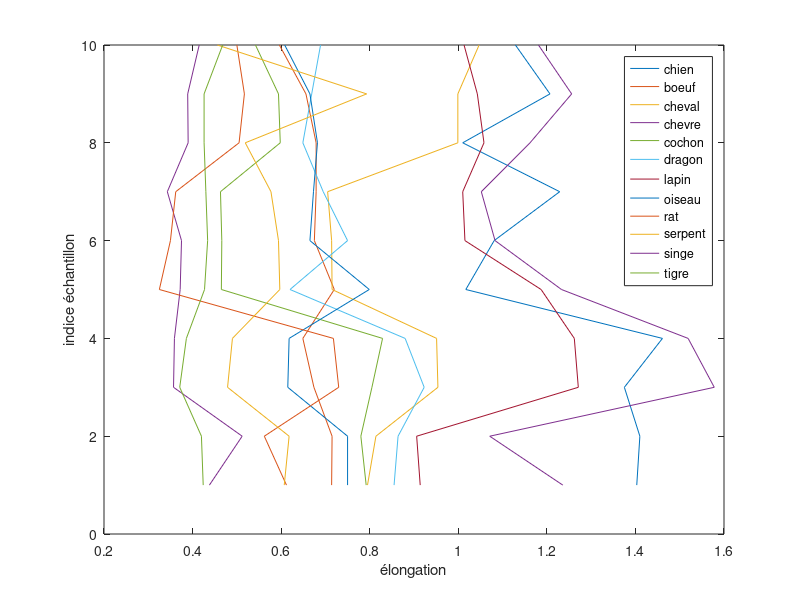
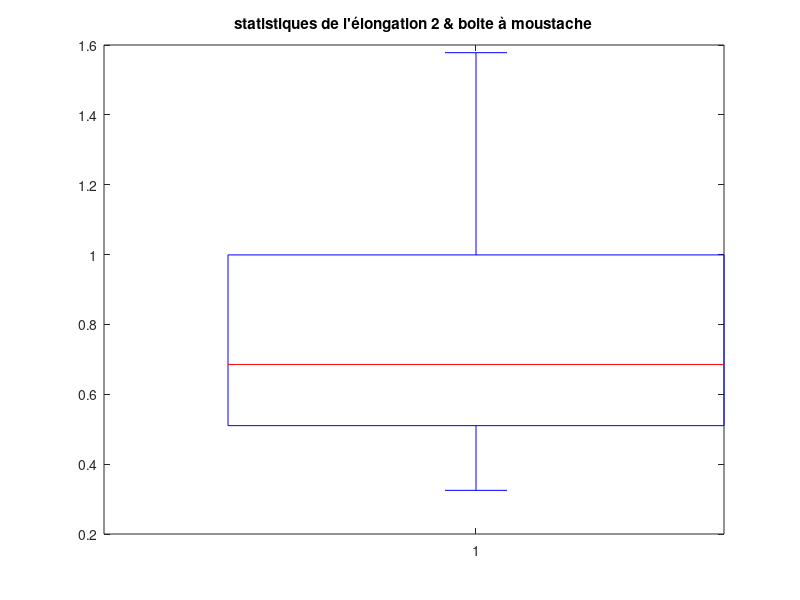
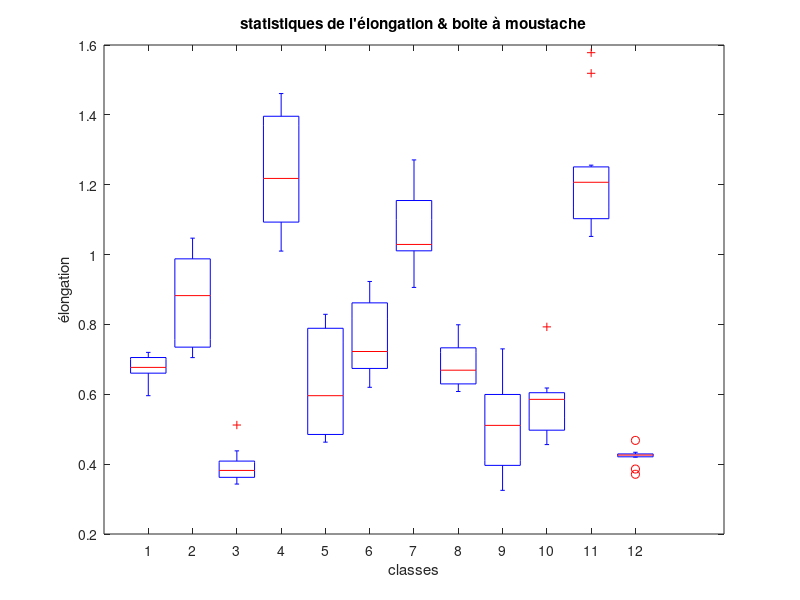

Here is the MATLAB script that generated these plots, in order:
close all;clear vars;

%% Data

chien = [1.403, 1.410, 1.375, 1.461, 1.017, 1.081, 1.229, 1.010, 1.207, 1.129];
boeuf = [0.714, 0.715, 0.674, 0.649, 0.720, 0.675, 0.679, 0.679, 0.656, 0.596];
cheval = [0.795, 0.814, 0.954, 0.951, 0.715, 0.714, 0.705, 0.999, 0.999, 1.047];
chevre = [0.438, 0.512, 0.357, 0.359, 0.372, 0.375, 0.343, 0.390, 0.389, 0.415];
cochon = [0.792, 0.780, 0.805, 0.829, 0.465, 0.466, 0.463, 0.598, 0.594, 0.542];
dragon = [0.855, 0.864, 0.923, 0.880, 0.620, 0.750, 0.695, 0.649, 0.669, 0.689];
lapin = [0.914, 0.906, 1.271, 1.262, 1.187, 1.015, 1.010, 1.058, 1.043, 1.013];
oiseau = [0.750, 0.750, 0.615, 0.618, 0.799, 0.665, 0.673, 0.682, 0.665, 0.608];
rat = [0.612, 0.562, 0.730, 0.718, 0.325, 0.350, 0.362, 0.505, 0.517, 0.500];
serpent = [0.607, 0.618, 0.479, 0.490, 0.597, 0.594, 0.577, 0.519, 0.793, 0.456];
singe = [1.236, 1.071, 1.578, 1.519, 1.233, 1.083, 1.052, 1.162, 1.256, 1.181];
tigre = [0.424, 0.420, 0.371, 0.386, 0.427, 0.434, 0.430, 0.426, 0.426, 0.468];

%% Tracé des données de l'élongation

indice = linspace(1,10,10);
figure();
% plot(indice, chien);hold on
% plot(indice, boeuf);hold on
% plot(indice, cheval);hold on
% plot(indice, chevre);hold on
% plot(indice, cochon);hold on
% plot(indice, dragon);hold on
% plot(indice, lapin);hold on
% plot(indice, oiseau);hold on
% plot(indice, rat);hold on
% plot(indice, serpent);hold on
% plot(indice, singe);hold on
% plot(indice, singe);hold on

plot(chien,indice);hold on
plot(boeuf,indice);hold on
plot(cheval,indice);hold on
plot(chevre,indice);hold on
plot(cochon,indice);hold on
plot(dragon,indice);hold on
plot(lapin,indice);hold on
plot(oiseau,indice);hold on
plot(rat,indice);hold on
plot(serpent,indice);hold on
plot(singe,indice);hold on
plot(tigre,indice);hold off

legend("chien", "boeuf", "cheval", "chevre", "cochon", "dragon", "lapin", "oiseau", "rat", "serpent", "singe", "tigre");
ylabel("indice échantillon");
xlabel("élongation");

%% Moyenne et écart type de la caractéristique élongation

%mu1 -> mu12 de l'attribut 1
Tab_moy = [mean(chien), mean(boeuf), mean(cheval), mean(chevre), mean(cochon), mean(dragon), mean(lapin), mean(oiseau), mean(rat), mean(serpent), mean(singe), mean(tigre)];
Tab_std = [std(chien), std(boeuf), std(cheval), std(chevre), std(cochon), std(dragon), std(lapin), std(oiseau), std(rat), std(serpent), std(singe), std(tigre)];
Moy = mean(Tab_moy);
Std = std(Tab_std);

All_data = [boeuf, cheval, chevre, chien, cochon, dragon, lapin, oiseau, rat, serpent, singe, tigre];
All_data_sorted = sort(All_data);
figure()
moustache2 = boxplot(All_data_sorted');title("statistiques de l'élongation 2 & boite à moustache")
All_data_mat = [boeuf; cheval; chevre; chien; cochon; dragon; lapin; oiseau; rat; serpent; singe; tigre];
figure()
moustache = boxplot(All_data_mat');title("statistiques de l'élongation & boite à moustache")
ylabel("élongation");
xlabel("classes");